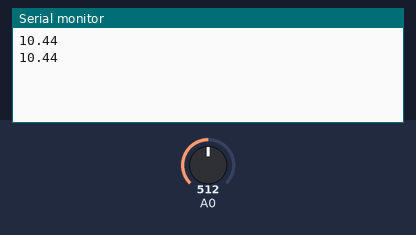
A sketch run on a simulated Arduino Uno, built with avr-gcc and run on an emulated ATmega328P. Shown: the last lines printed to the serial monitor. The test bench sets the inputs (shaded band); at power-on: A0 = 512.

Above: at 1.8 s.
1.9 s: A0 set to 0
At 2.8 s:
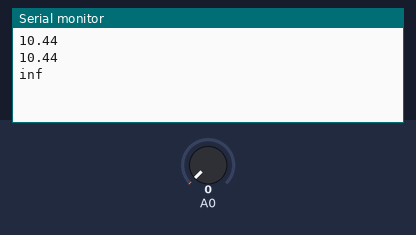
4.5 s: A0 set to 122
At 5.6 s:
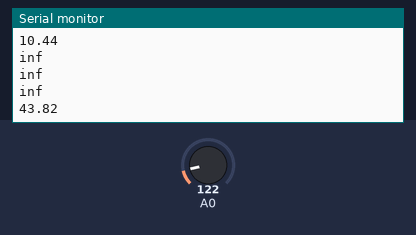

The sketch:

ejercicio5_version2.ino
```cpp
//sensor de distancia infrarrojo con funcion exponencial
void setup()
{
  Serial.begin(9600);
}

void loop()
{
   float sensorValue=analogRead(A0);
   Serial.println(exp(8.5841-log(sensorValue)));
   delay(1000);
}
```

Measured:
- after the input at 1.9 s, the serial monitor: prints a new line after 0.10 s (image 1)
- after the input at 4.5 s, the serial monitor: prints a new line after 0.50 s (image 2)
